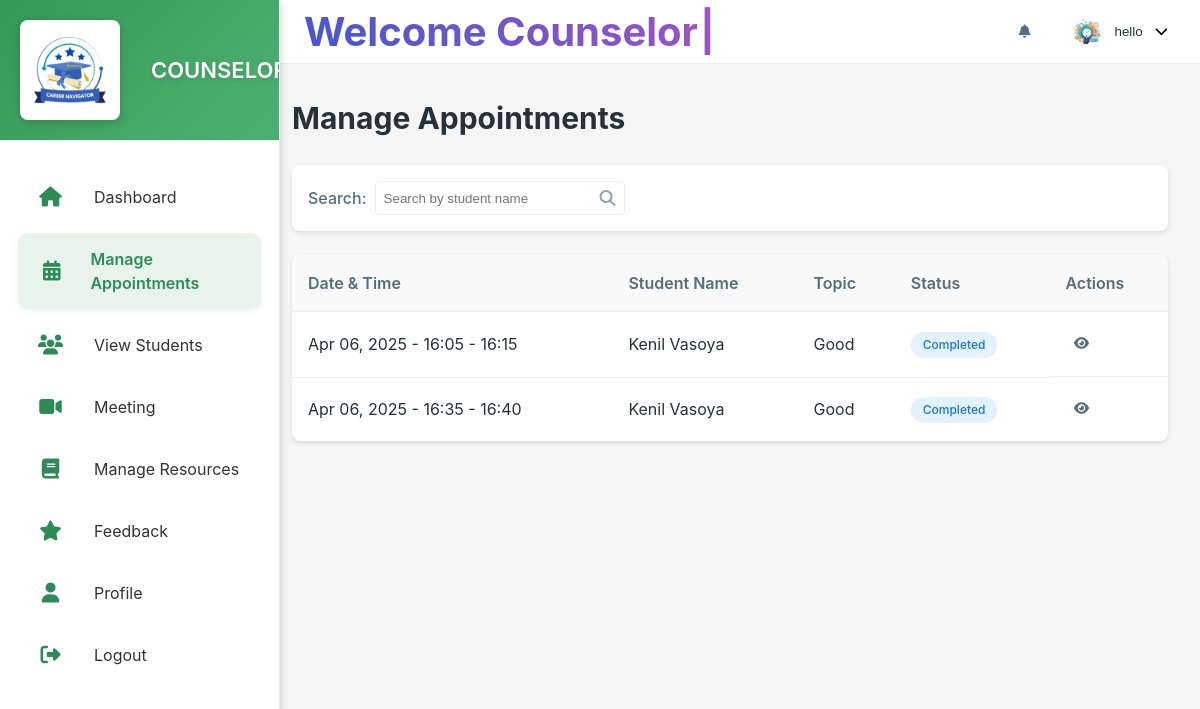
Page /coun_appointment (signed in) on the committed database.
### model.py (models this page shows)
class Counselor(db.Model):
    __tablename__ = 'counselors'
    id = db.Column(db.Integer, primary_key=True, autoincrement=True)
    full_name = db.Column(db.String(150), nullable=False)
    email = db.Column(db.String(150), unique=True, nullable=False)
    password = db.Column(db.String(255), nullable=False)
    contact_number = db.Column(db.String(15), nullable=False)
    specialization = db.Column(db.String(50), nullable=False)
    bio = db.Column(db.String(500), nullable=False)
    profile_picture = db.Column(db.String(255), nullable=True)
    interests = db.Column(db.Text, nullable=True)
    approval_status = db.Column(db.String(20), nullable=False, default='pending')
    verification_code = db.Column(db.Integer, nullable=False,default=0)
    created_at = db.Column(db.DateTime, nullable=False, default=datetime.now(timezone.utc))
    feedbacks = db.relationship('Feedback', back_populates='counselor')
    schedules = db.relationship('CounselorSchedule', back_populates='counselor', cascade="all, delete-orphan")

class Student(db.Model):
    __tablename__ = 'students'
    id = db.Column(db.Integer, primary_key=True, autoincrement=True)
    name = db.Column(db.String(100), nullable=False)
    email = db.Column(db.String(100), nullable=False, unique=True)
    contact_number = db.Column(db.String(15), nullable=False)
    password = db.Column(db.String(255), nullable=False)
    con_password = db.Column(db.String(255), nullable=False)
    interests = db.Column(db.Text, nullable=True)
    created_at = db.Column(db.DateTime, nullable=False, default=datetime.now(timezone.utc))
    feedbacks = db.relationship('Feedback', back_populates='student')

class Appointment(db.Model):
    __tablename__ = 'appointments'
    id = db.Column(db.Integer, primary_key=True, autoincrement=True)
    student_id = db.Column(db.Integer, db.ForeignKey('students.id'), nullable=False)
    counselor_id = db.Column(db.Integer, db.ForeignKey('counselors.id'), nullable=False)
    date = db.Column(db.Date, nullable=False)
    time_slot = db.Column(db.String(50), nullable=False)
    purpose = db.Column(db.Text, nullable=True)
    student_status = db.Column(
        db.Enum('none', 'upcoming','live','in-progress', 'completed', 'canceled', name='student_status_enum'),
        nullable=False,
        default='none'
    )
    counselor_status = db.Column(
        db.Enum('pending', 'approved', 'rejected','canceled','completed', name='counselor_status_enum'),
        nullable=False,
        default='pending'
    )
    session_link = db.Column(db.String(255), nullable=True)
    created_at = db.Column(db.DateTime, nullable=False, default=datetime.now(timezone.utc))
    updated_at = db.Column(db.DateTime, nullable=True, onupdate=datetime.now(timezone.utc))
    student = db.relationship('Student', backref='appointments')
    counselor = db.relationship('Counselor', backref='appointments')

### app.py (the view)
@app.route('/coun_appointment',methods=['GET'])
def coun_appointment():
    if 'counselor_id' and 'counselor_name' not in session:
        return redirect(url_for('coun_login'))
    counselor_id = session['counselor_id']
    appointments = db.session.query(Appointment).join(Student).filter(Appointment.counselor_id == counselor_id).all()
    print(appointments)
    appointment_list = [
        {
            'date_time': f"{appt.date.strftime('%b %d, %Y')} - {appt.time_slot}",
            'student_name': appt.student.name,
            'topic': appt.purpose,
            'student_status': appt.student_status.capitalize(),
            'counselor_status': appt.counselor_status.capitalize(),
            'id': appt.id
        }
        for appt in appointments
    ]
    counselor = Counselor.query.get_or_404(session['counselor_id'])
    profile_picture = counselor.profile_picture
    return render_template('counselor/coun_appointment.html',active_page='coun_appointment',appointments=appointment_list,profile_picture=profile_picture)

### templates/counselor/coun_appointment.html (shortened to what this page needs)
{% extends 'counselor/counselor_base.html' %}
{% block coun_content %}
    <div class="section-header">
        <h1>Manage Appointments</h1>
    </div>
    <div class="filter-container">
            <div class="filter-group">
                <label for="appointment-search">Search:</label>
                <div class="search-input">
                    <input type="text" id="appointment-search" placeholder="Search by student name">
                    <i class="fas fa-search"></i>
                </div>
            </div>
        </div>
        <div class="view-container" id="table-view">
            <table class="data-table">
                <thead>
                    <tr>
                        <th>Date & Time</th>
                        <th>Student Name</th>
                        <th>Topic</th>
                        <th>Status</th>
                        <th>Actions</th>
                    </tr>
                </thead>
                <tbody id="appointments-table-body">
                    {% for appointment in appointments %}
                    <tr data-appointment-id="{{ appointment.id }}">
                        <td>{{ appointment.date_time }}</td>
                        <td>{{ appointment.student_name }}</td>
                        <td>{{ appointment.topic }}</td>
                        <td>
                            <span class="status-badge {{ appointment.counselor_status | lower }}">
                                {{ appointment.counselor_status.capitalize() }}
                            </span>
                        </td>
                        <td class="action-cell">
                            {% if appointment.counselor_status == 'Pending' %}
                                <button class="action-icon approve" title="Approve">
                                    <i class="fas fa-check"></i>
                                </button>
                                <button class="action-icon reject" title="Reject">
                                    <i class="fas fa-times"></i>
                                </button>
                                <!-- <button class="action-icon reschedule" title="Reschedule">
                                    <i class="fas fa-clock"></i>
                                </button> -->
                            {% elif appointment.counselor_status == 'Completed' %}
                                <button class="action-icon view" title="View Details">
                                    <i class="fas fa-eye"></i>
                                </button>
                            {% endif %}
                        </td>
                    </tr>
                    {% endfor %}
                </tbody>
            </table>
        </div>
{% endblock %}

### templates/counselor/coun_header.html (shortened to what this page needs)
<div class="search-container1" style="margin-left: 20px;">
    <h2 class="animated-text"></h2>
</div>
<div class="top-bar-right">
    <div class="notifications">
        <button class="notification-btn" id="notificationBtn">
            <i class="fas fa-bell"></i>
        </button>
    </div>
    <div class="profile-dropdown">
        <button class="profile-btn" id="profileBtn">
            <img src="{{ profile_picture }}" alt="profileImg" class="profile-img">
            <span class="profile-name">{{session['counselor_name']}}</span>
            <i class="fas fa-chevron-down"></i>
        </button>
    </div>
</div>

### static/css/counselor/counselor.css (style rules this page uses)
:root { --primary-color: #00796b; --primary-light: #48a999; --primary-dark: #004c40; --secondary-color: #607d8b; --warning-color: #ffa000; --danger-color: #d32f2f; --success-color: #388e3c; --background-color: #f5f5f5; --surface-color: #ffffff; --text-primary: #263238; --text-secondary: #546e7a; --text-muted: #90a4ae; --border-color: #eceff1; --sidebar-width: 260px; --sidebar-collapsed-width: 70px; --top-bar-height: 64px; --card-shadow: 0 2px 4px rgba(0, 0, 0, 0.1); --transition-speed: 0.3s; }
* { margin: 0; padding: 0; box-sizing: border-box; }
body { font-family: "Poppins", -apple-system, BlinkMacSystemFont, "Segoe UI", Roboto, Oxygen, Ubuntu, Cantarell, sans-serif; background-color: var(--background-color); color: var(--text-primary); line-height: 1.5; }
.top-bar-right { display: flex; align-items: center; gap: 1.5rem; }
.notifications { position: relative; }
.notification-btn { background: none; border: none; color: var(--text-secondary); cursor: pointer; position: relative; padding: 0.5rem; }
.profile-dropdown { position: relative; }
.profile-btn { background: none; border: none; display: flex; align-items: center; gap: 0.75rem; cursor: pointer; padding: 0.5rem; }
.profile-img { width: 32px; height: 32px; border-radius: 50%; }
.profile-name { color: var(--text-primary); font-weight: 500; }
.section-header { display: flex; justify-content: space-between; align-items: center; margin-bottom: 1.5rem; }
.section-header h1 { font-size: 1.875rem; color: var(--text-primary); }
.filter-container { display: flex; flex-wrap: wrap; gap: 1rem; margin-bottom: 1.5rem; align-items: center; background-color: var(--surface-color); padding: 1rem; border-radius: 8px; box-shadow: var(--card-shadow); }
.filter-group { display: flex; align-items: center; gap: 0.5rem; }
.filter-group label { font-weight: 500; color: var(--text-secondary); }
.search-input { display: flex; align-items: center; border: 1px solid var(--border-color); border-radius: 4px; padding: 0.5rem; width: 250px; }
.search-input input { border: none; outline: none; width: 100%; background: none; }
.search-input i { color: var(--text-muted); margin-left: 0.5rem; }
.view-container { background-color: var(--surface-color); border-radius: 8px; box-shadow: var(--card-shadow); overflow: hidden; }
.data-table { width: 100%; border-collapse: collapse; }
.data-table th, .data-table td { padding: 1rem; text-align: left; border-bottom: 1px solid var(--border-color); }
.data-table th { background-color: #f9f9f9; font-weight: 600; color: var(--text-secondary); }
.data-table tr:last-child td { border-bottom: none; }
.status-badge { display: inline-block; padding: 0.25rem 0.75rem; border-radius: 50px; font-size: 0.75rem; font-weight: 500; }
.status-badge.completed { background-color: #e3f2fd; color: #1976d2; }
.action-cell { display: flex; gap: 0.5rem; }
.action-icon { width: 32px; height: 32px; border-radius: 4px; display: flex; align-items: center; justify-content: center; background: none; border: none; cursor: pointer; color: var(--text-secondary); }

### templates/counselor/coun_header.html (style rules this page uses)
.animated-text { font-size: 2.5rem; background: linear-gradient(45deg, #4158D0, #C850C0, #FFCC70); -webkit-background-clip: text; background-clip: text; -webkit-text-fill-color: transparent; background-size: 300%; animation: gradient-animation 10s ease infinite; }
.animated-text::after { content: '|'; margin-left: 2px; animation: blink 1s infinite; font-weight: bold; }

### rows in the picture
Counselor: profile_picture (picture), counselor_name "hello"
Student: student_name "Kenil Vasoya" "Kenil Vasoya"
Appointment: topic "Good"
Appointment: topic "Good"

### other values in the picture
{{ appointment.date_time }} "Apr 06, 2025 - 16:05 - 16:15" "Apr 06, 2025 - 16:35 - 16:40"
{{ appointment.counselor_status.capitalize() }} "Completed" "Completed"
